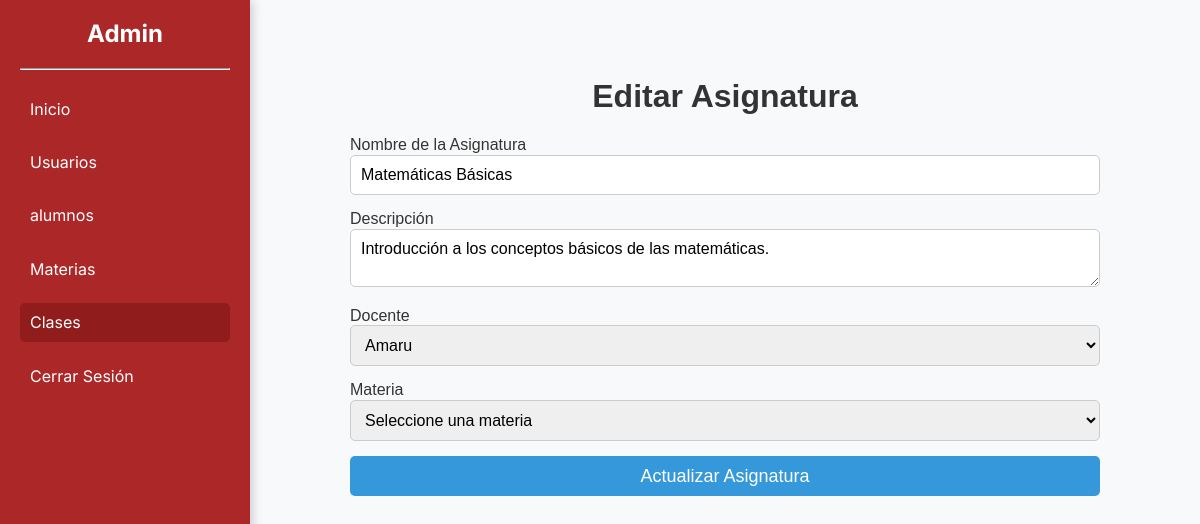
The app's page /admin/asignaturas/editar.php?id=1 (signed in) with its own data.
### tables this page shows
CREATE TABLE Asignatura (
    id INT AUTO_INCREMENT PRIMARY KEY,
    nombre VARCHAR(100) NOT NULL,
    descripcion TEXT,
    id_usuario int,
    FOREIGN KEY (id_usuario) REFERENCES Usuario(id)
        ON DELETE CASCADE
        ON UPDATE CASCADE,
        id_materia int,
    FOREIGN KEY (id_materia) REFERENCES Materias(id)
        ON DELETE CASCADE
        ON UPDATE CASCADE
);

CREATE TABLE Usuario (
    id INT AUTO_INCREMENT PRIMARY KEY,
    nombre VARCHAR(100) NOT NULL,
    Numero_carnet VARCHAR(20) NOT NULL UNIQUE, 
    email VARCHAR(100) NOT NULL UNIQUE,
    password VARCHAR(255) NOT NULL,
    tipo_usuario ENUM('administrador', 'docente') NOT NULL
);

### admin/asignaturas/editar.php (the view, shortened to what this page needs)
<?php
require __DIR__.'/../template/header.php';
$errores = [];
$user = "SELECT * FROM usuario WHERE tipo_usuario = 'docente'";
$userq = mysqli_query($conexion, $user);
if (isset($_GET['id'])) {
    $id = intval($_GET['id']);
    $query = "SELECT nombre, descripcion, id_usuario, id_materia FROM Asignatura WHERE id = ?";
    $stmt = $conexion->prepare($query);
    $stmt->bind_param('i', $id);
    $stmt->execute();
    $result = $stmt->get_result();
    if ($result->num_rows > 0) {
        $asignatura = $result->fetch_assoc();
        $nombre_asignatura = $asignatura['nombre'];
        $descripcion = $asignatura['descripcion'];
        $id_usuario = $asignatura['id_usuario'];
    } else {
        $errores[] = "La asignatura no fue encontrada.";
    }
} else {
    $errores[] = "ID de asignatura no proporcionado.";
}
?>
<div class="main-content">
    <br><br>
    <h1>Editar Asignatura</h1>
    <form method="POST" class="crear--asignatura">
        <div class="form-group">
            <label for="nombre_asignatura">Nombre de la Asignatura</label>
            <input type="text" id="nombre_asignatura" name="nombre_asignatura" placeholder="Nombre de la asignatura" value="<?php echo isset($nombre_asignatura) ? htmlspecialchars($nombre_asignatura) : ''; ?>" class="form-control">
        </div>
        <div class="form-group">
            <label for="descripcion">Descripción</label>
            <textarea id="descripcion" name="descripcion" placeholder="Descripción de la asignatura" class="form-control"><?php echo isset($descripcion) ? htmlspecialchars($descripcion) : ''; ?></textarea>
        </div>
        <div class="form-group">
            <label for="id_usuario">Docente</label>
            <select id="id_usuario" name="id_usuario" class="form-control">
                <?php while ($usuarioe = mysqli_fetch_assoc($userq)): ?>
                    <option value="<?php echo htmlspecialchars($usuarioe['id']); ?>" <?php echo isset($id_usuario) && $id_usuario == $usuarioe['id'] ? 'selected' : ''; ?>>
                        <?php echo htmlspecialchars($usuarioe['nombre']); ?>
                    </option>
                <?php endwhile; ?>
            </select>
        </div>
        <div class="form-group">
            <label for="id_materia">Materia</label>
            <select id="id_materia" name="id_materia" class="form-control">
                <option value="">Seleccione una materia</option>
            </select>
        </div>
        <button type="submit" class="btn btn-primary">Actualizar Asignatura</button>
    </form>
</div>
<?php require '../template/footer.php'; ?>

### css/dasboard.css (style rules this page uses)
:root { --primary-color: #AC2727; --dark-primary: #911c1c; --negro: #000000; --blanco: #ffffff; --text-color: #333333; --button-color: #28a745; --font-family: 'Inter', sans-serif; --font-secundary: "Josefin Sans", sans-serif; }
* { margin: 0; padding: 0; box-sizing: border-box; }
body { font-family: var(--font-family); color: var(--text-color); height: 100vh; overflow: hidden; }
.main-content { flex: 1; padding: 20px; margin-left: 250px; height: 100vh; overflow-y: auto; }
.btn { padding: 6px 12px; color: white; text-decoration: none; border-radius: 4px; margin-right: 5px; }
.btn-primary { background-color: #3498db !important; }
button { border: none; color: var(--blanco); border-radius: 10px; }
h1 { text-align: center; margin-bottom: 20px; font-size: 24px; }
.form-group { margin-bottom: 15px; }
.form-control { width: 100%; padding: 10px; border: 1px solid #ccc; border-radius: 5px; font-size: 16px; }
.btn { width: 100%; padding: 10px; background-color: #28a745; color: #fff; border: none; border-radius: 5px; font-size: 18px; cursor: pointer; }
.crear--user, .crear--alumno,.crear--materia,.crear--asignatura, .crear--curso { padding-right: 5rem !important; padding-left: 5rem !important; }
.main-content { padding: 20px; font-family: 'Arial', sans-serif; background-color: #f8f9fa; }

### records on screen
asignatura: nombre_asignatura "Matemáticas Básicas", descripcion "Introducción a los conceptos básicos de las matemáticas.", id_usuario "Amaru"
